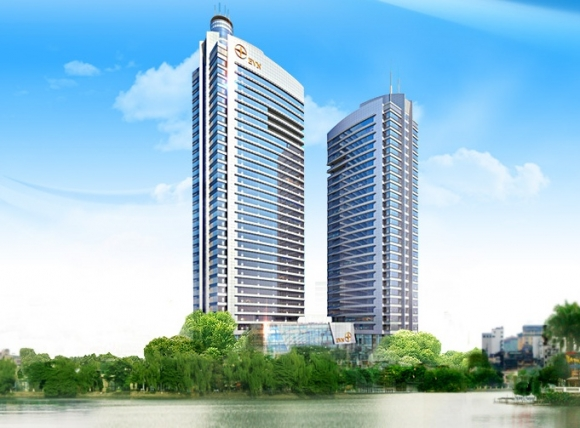
#> input picture ThiGiacMayTinh4/anh.jpg, 580 x 428 px
$ python ChuyenDoiMau.py
#> lines starting #> are read from the running program, lines starting #| are printed output that depends on the picture
from PIL import Image
import os
img1=Image.open('anh.jpg')
#> img1 is the input picture: PIL image 580x428 RGB; mean R, G, B 151.7, 188.5, 203
#Chuyen doi cac thang mau cua anh
img1.convert(mode='L').show()
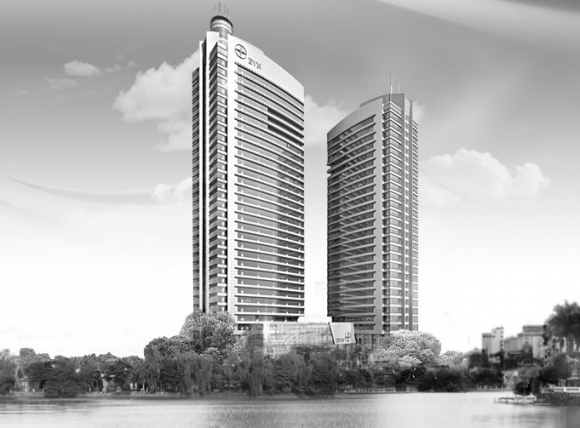
#> shown: PIL image 580x428 L; min 2, max 255, mean 179.2
#https://pillow.readthedocs.io/en/stable/handbook/concepts.html
